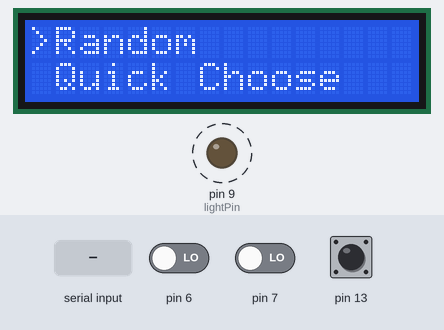
This sketch was run on a simulated Arduino Uno, built with avr-gcc and run on an emulated ATmega328P. Parts: 16×2 character LCD, output pins drawn as LEDs (lit = HIGH). Dashed ring = blinking. The test bench sets the inputs (shaded band); at power-on: pin 13 LOW, pin 6 LOW, pin 7 LOW. Random numbers use the default seed unless the sketch sets one; what the sketch prints to the serial monitor is not drawn.

Above: at 1.3 s.
1.4 s: "104\n" received over Serial
5.9 s: "200\n" received over Serial
7.4 s: pin 13 pulsed HIGH 2 times (0.12 s each, 0.3 s apart)
At 9.3 s:
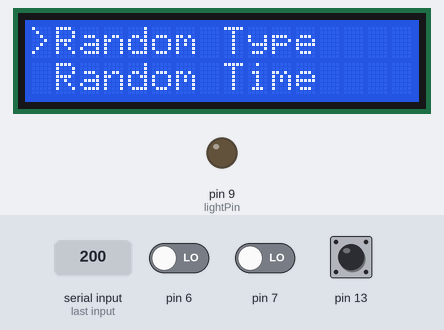
9.6 s: pin 13 pulsed HIGH 5 times (0.12 s each, 0.3 s apart)
At 10.6 s:
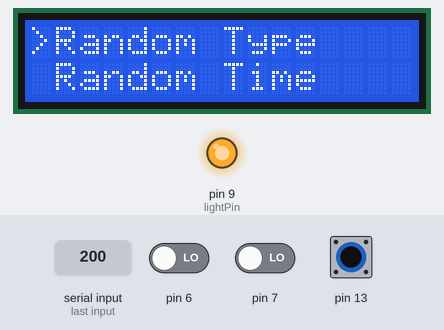
Timing chart, 0 to 14.0 s (numbered marks = the images above; inputs shaded):
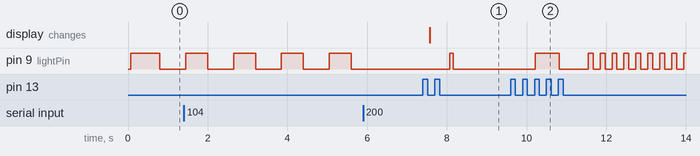

The sketch:

Lighthouse_2_3.ino
```cpp
//Definition File
//As all these need to be used everywhere they are defined here
#include "RotEncoder.h"
#include "SerialInput.h"
#include "i2CDisplay.h"

//Menu varibles (not using classes as that takes slightly more memory)
static int activeChoice = 0;
static int activeMenu = 0;

bool displayBackLight = true;
const char string0[] PROGMEM = "Random";
const char string1[] PROGMEM = "Quick Choose";
const char string2[] PROGMEM = "Settings";

const char string3[] PROGMEM = "Random Type";
const char string4[] PROGMEM = "Random Time";
const char string5[] PROGMEM = "Random Type and Time";
const char stringBack[] PROGMEM = "Tillbaka";

const char string6[] PROGMEM = "Fixed";
const char string7[] PROGMEM = "Flash";
const char string8[] PROGMEM = "Group Flash";
const char string9[] PROGMEM = "Quick";
const char string10[] PROGMEM = "Very Quick";
const char string11[] PROGMEM = "Continous Ultra Quick";
const char string12[] PROGMEM = "Long Flash";
const char string13[] PROGMEM = "Isophase";
const char string14[] PROGMEM = "Occulting";
const char string15[] PROGMEM = "Group Occulting";
const char string16[] PROGMEM = "Interupted Quick";
const char string17[] PROGMEM = "Fixed and Flash";

const char string18[] PROGMEM = "LED Night Mode";
const char string19[] PROGMEM = "Disp Night Mode";
const char string20[] PROGMEM = "Active Character";

const char *const title[] PROGMEM = {
  string0, string1, string2,
  string3, string4, string5, stringBack,
  string6, string7, string8, string9, string10, string11, string12, string13, string14, string15, string16, string17, stringBack,
  string18, string19, string20, stringBack
};

PROGMEM const int type[] = {  //OpenMenu = 0, ActivateFunction = 1, ActivateLight = 2
  0, 0, 0,
  1, 1, 1, 0,
  2, 2, 2, 2, 2, 2, 2, 2, 2, 2, 2, 2, 0,
  1, 1, 1, 0
};

PROGMEM const int target[] = {
  1, 2, 3,
  0, 1, 2, 0,
  0, 1, 2, 3, 4, 5, 6, 7, 8, 9, 10, 11, 0,
  3, 4, 5, 0
};
PROGMEM const int menuLength[] = {
  3, 4, 13, 4
};

//Normal Varibles
int activeCharacter = 1; //The LightCharacter is currently running
int lightPin = 9;  //The Pin slot for the Led lamp
float timeOffset;   //Time since last loop started
float frameTime;    //How many millis in the frame
float prevFrame;    //To only add time since last frame on timeOffset

int maxLight = 255; //Used as night mode need to lower this value

float currentLightValue = 0;  //The value that is displayed on the lamp
float lastCurrentLightValue = 0; //Only send new value if value has changed
float fixedLightValue = 0;     //The value that will not be inverted and alike (There should never be a need to invert back and forth)
```

RotEncoder.cpp
```cpp
#include "RotEncoder.h"
#include "Arduino.h"
int rotAPin;
int rotBPin;
int rotButton;

int lastA;
int lastB;
int rotatingTowards; //A = -1 B = 1

int lastButton;

void SetupRot(int pinA, int pinB, int pinButton)
{
  rotAPin = pinA;
  rotBPin = pinB;
  rotButton = pinButton;
  //Define Pins here and not on declaration as by spliting it to .h and .cpp its a library so should not be defined at decleration
	pinMode(rotAPin, INPUT);
	pinMode(rotBPin, INPUT);
  pinMode(rotButton, INPUT);
}

int CheckRot() {
	int a = digitalRead(rotAPin);
	int b = digitalRead(rotBPin);
  int answer = 0;
	if((a!= lastA || b != lastB)) //There is any change at all
	{
    	if(a == 0 && b == 0)  //Actully send rotate signal only if rotation was not only started but also continued
    	{
    		if(rotatingTowards == -1)
        {
				    answer = -1;
        }
        if(rotatingTowards == 1)
        {
        	answer = 1;
        }
    	}
    	else if(a == 0 && !(lastA == 0 || lastB == 0))  //Began Rotating towards A / Left
    	{
    		rotatingTowards = -1;
    	}
    	else if(b == 0 && !(lastA == 0 || lastB == 0))  //Began Rotating towards B / Right
    	{
    		rotatingTowards = 1;
    	}
    	if(a == 1 && b == 1)
    	{
    		rotatingTowards = 0;
    	}
	}
  lastA = a;
  lastB = b;
  return(answer);
}
bool CheckRotButton() //Checks if the button function of the rotational encoder works
{
  int button = digitalRead(rotButton);
  if(button == LOW && lastButton == HIGH)
  {
    lastButton = button;
    return(true);
  }
  lastButton = button;
  return(false);
}
```

RotEncoder.h
```cpp
//Decleration for Rotational encoder Encoder
#ifndef _ROTENCODER_H    // Put these two lines at the top of your file.
#define _ROTENCODER_H    // (Use a suitable name, usually based on the file name.)//Define Pins for rotation encoder
#include "Arduino.h"

void SetupRot(int pinA, int pinB, int pinButton);
int CheckRot();
bool CheckRotButton();
#endif
```

SerialInput.cpp
```cpp
#include "SerialInput.h"
#include "Arduino.h"
int activeReciveRefrence = 10;

int SerialInput()
{
  if (Serial.available() > 0)
  {
    int recivedMsg = Serial.read();
    if(activeReciveRefrence != 10)  //10 is a line feed so should never be used normally
    {
      if(activeReciveRefrence == 48 && recivedMsg >= 48 && recivedMsg <= 57)  //Starts with 0
      {
        activeReciveRefrence = 10;
        return(recivedMsg - 48);  //To remove from the value sent over Serial to use
      }
      else if(activeReciveRefrence == 49 && recivedMsg >= 48 && recivedMsg <= 50)  //Starts with 1
      {
        activeReciveRefrence = 10;
        return(recivedMsg - 38);  //To remove from the value sent over Serial
      }
      activeReciveRefrence = recivedMsg;
      return(-1);
    }
    if(recivedMsg == 104 || recivedMsg == 72) //is h || H
    {   //A help menu what you can send over Serial
      Serial.println("00 = Fixed");
      Serial.println("01 = Flash");
      Serial.println("02 = Group Flash");
      Serial.println("03 = Quick");
      Serial.println("04 = Very Quick");
      Serial.println("05 = Continous ultra quick");
      Serial.println("06 = Long Flash");
      Serial.println("07 = Isophase");
      Serial.println("08 = Occulting");
      Serial.println("09 = Group Occulting (May not be working correctly)");
      Serial.println("10 = Interupted Quick (May not be working correctly)");
      Serial.println("11 = Fixed and Flash");
      recivedMsg = 10;
    }
    activeReciveRefrence = recivedMsg;
  }
  return(-1);
}
```

SerialInput.h
```cpp
#ifndef _SERIALINPUT_H    // Put these two lines at the top of your file.
#define _SERIALINPUT_H    // (Use a suitable name, usually based on the file name.)//Define Pins for rotation encoder
#include "Arduino.h"

int SerialInput();
#endif
```

a_LightCharacter.ino
```cpp
class LightCharacter
{
	private:
	  int totalTime;
	  int onTime;
	  bool occulting;
	  float rampTime;
	  float rampPerMilli;
	  int minLight;
    int loopTime;
    int loopAmmount;

	public:
	  String characterName;  //The name of this lightCharacter  (For interface)
	  LightCharacter(String characterName, int totalTime, int onTime, float rampTime);
	  LightCharacter(String characterName, int totalTime, int onTime, float rampTime, bool occulting, int minLight);
    LightCharacter(String characterName, int totalTime, int onTime, float rampTime, bool occulting, int loopTime, int loopAmmount);
	  void Update();
    float LoopControl();
};

LightCharacter::LightCharacter(String characterName, int totalTime, int onTime,float rampTime)  //Declare Simple
{
	this->characterName = characterName;
	this->totalTime = totalTime;
	this->onTime = onTime;
	this->rampTime = rampTime;
	occulting = false;
	minLight = 0;
	rampPerMilli = (maxLight-minLight)/rampTime;

  loopTime = totalTime;
  loopAmmount = 1;
}

LightCharacter::LightCharacter(String characterName, int totalTime, int onTime, float rampTime, bool occulting, int minLight)  //Declare with choice of inverted
{
	this->characterName = characterName;
	this->totalTime = totalTime;
	this->onTime = onTime;
	this->minLight = minLight;
	this->rampTime = rampTime;
	this->occulting = occulting;
	rampPerMilli = (maxLight-minLight)/rampTime;

  loopTime = totalTime;
  loopAmmount = 1;
}

LightCharacter::LightCharacter(String characterName, int totalTime, int onTime, float rampTime, bool occulting, int loopTime, int loopAmmount) //Declare with choice of grouped
{ //Creates instance with correct values
	this->characterName = characterName;
  this->totalTime = totalTime;
  this->onTime = onTime;
  this->rampTime = rampTime;
  this->occulting = occulting;
  rampPerMilli = (maxLight-minLight)/rampTime;

  //Unique for Grouped
	this->loopTime = loopTime;
	this->loopAmmount = loopAmmount;
}

void LightCharacter::Update() //Change the light every frame to do anything at all
{
  if(timeOffset >= totalTime)
  {
    timeOffset -= totalTime;
  }
  fixedLightValue = LoopControl();
  fixedLightValue = constrain(fixedLightValue, minLight, maxLight);
  currentLightValue = fixedLightValue;
  if(occulting)
  {
    currentLightValue = maxLight - fixedLightValue;
  }
  if(currentLightValue != lastCurrentLightValue)
  {
    analogWrite(lightPin, currentLightValue);
  }
  lastCurrentLightValue = currentLightValue;
}
float LightCharacter::LoopControl() //Return what value the light should have now based on where in the loops it is
{
  float tempLightValue = fixedLightValue;
  for(int i = 0; i < loopAmmount; i++)
  {
    if(timeOffset >= loopTime * i && timeOffset <= loopTime * i + onTime)
    { //If inside the onTime of a loop
      if(timeOffset <= loopTime * i + rampTime)
      { //Ramp up the light level
        tempLightValue += rampPerMilli * frameTime;
      }
      else if(timeOffset >= loopTime * i + onTime - rampTime)
      { //Ramp up the light level
        tempLightValue -= rampPerMilli * frameTime;
      }
      else
      {
        return 255;
      }
      return tempLightValue;
    }
  }
  tempLightValue = 0; //If not in onTime
  return tempLightValue;
}
LightCharacter characters[] =
{
  LightCharacter("Fixed",                 1,      1,      0, true, 0),
  LightCharacter("Flash",                 3000,   800,    100),
  LightCharacter("Group Flash",           8000,   900,    100, false, 2000, 2),
  LightCharacter("Quick",                 1200,   600,    75),
  LightCharacter("Very Quick",            800,    400,    50),
  LightCharacter("Continous ultra quick", 300,    150,    25),
  LightCharacter("Long Flash",            8000,   2500,   150),
  LightCharacter("Isophase",              10000,  5000,   175),
  LightCharacter("Occulting",             6000,   1400,   100, true,  0),
  LightCharacter("Group Occulting",       8000,   1400,   100, true,  3000, 2),
  LightCharacter("Interupted Quick",      12000,  600,    50, false, 1200, 7),
  LightCharacter("Fixed And Flash",       3000,   800,    100, false, 10),
};
```

b_MenuControl.ino
```cpp
//Menu varibles (not using classes as that takes slightly more memory)
void MenuChangeOption(int changeValue)  //Changes the active choice of option in a menu
{
  activeChoice += changeValue;
  activeChoice = constrain(activeChoice, 0, pgm_read_word_near(&menuLength[activeMenu]) - 1);
  MenuDisplay();
}
int GetRealActiveChoice() //As the activeChoice is relative to the active Menu this get the real index that shoulb be used in the array to get values
{
  int tempActiveChoice = activeChoice;
  for(int i = 0; i < activeMenu; i++)
  {
    tempActiveChoice += pgm_read_word_near(&menuLength[i]);
  }
  //Serial.print("Menu Length: ");
  //Serial.println(pgm_read_word_near(&menuLength[activeMenu]));
  return tempActiveChoice;
}

void MenuActivateOption() //Activate a specific Option to do what its role is
{
  //Serial.println("------------------------------------------");
  int realActiveChoice = GetRealActiveChoice();
  int tempType = pgm_read_word_near(&type[realActiveChoice]);
  int tempTarget = pgm_read_word_near(&target[realActiveChoice]);
  if(tempType == 0) //Active choice type is open Menu
  {
    activeChoice = 0;
    activeMenu = tempTarget;
    MenuDisplay();
    return;
  }
  else if(tempType == 1) //Active choice type is activate Function
  {
    if(tempTarget == 0)//Random Type
    {
      activeCharacter = random(0, 12);
    }
    else if(tempTarget == 1)//Random Time of active Type
    {
      Serial.println("random time");
    }
    else if(tempTarget == 2)//Random Time and Type
    {
      Serial.println("random both");
    }
    else if(tempTarget == 3)//LED Night Mode
    {
     if(maxLight == 255)
     {
      maxLight = 100;
     }
     else
     {
      maxLight = 255;
     }
    }
    else if(tempTarget == 4)//Display Night Mode
    {
      if(displayBackLight == true)
     {
      displayBackLight = false;
      SetBacklight(false);
     }
     else
     {
      displayBackLight = true;
      SetBacklight(true);
     }
    }
    else if(tempTarget == 5)//Show active character
    {
      Serial.println(activeCharacter);
      displayPrintln(15, 1, String(activeCharacter));
    }
    return;
  }
  else if(tempType == 2) //Active choice type is open Menu
  {
    timeOffset = 0;
    activeCharacter = pgm_read_word_near(&target[realActiveChoice]);
    return;
  }
  Serial.println("Error : No recognized type");
}
void MenuDisplay()  //Show menu content the I2C Display
{
  int realActiveChoice = GetRealActiveChoice();
  if(pgm_read_word_near(&menuLength[activeMenu]) > activeChoice + 1)
  {
    displayPrintBoth(1, 1, (__FlashStringHelper *)pgm_read_word(&title[realActiveChoice]), (__FlashStringHelper *)pgm_read_word(&title[realActiveChoice + 1]));
    displayPrintln(0, 0, ">");
  }
  else
  {
    displayPrintBoth(1, 1, (__FlashStringHelper *)pgm_read_word(&title[realActiveChoice - 1]), (__FlashStringHelper *)pgm_read_word(&title[realActiveChoice]));
    displayPrintln(0, 1, ">");
  }
}
```

c_MainLightHouse.ino
```cpp
void setup()  //Setup the Arduino to work correctly and display initial values
{
	Serial.begin(9600);
	pinMode(lightPin, OUTPUT);	//Sets up the pin for the led
  SetupRot(6, 7, 13);
  SetupDisplay();
  analogWrite(lightPin, 255);
  MenuDisplay();
}

void loop() //What to do every time the program updates (As fast as it can)
{
  RotToLightOS();
	SerialToLightOS();
  UpdateTime();
  characters[activeCharacter].Update();
}
void RotToLightOS() //Takes the input from the rotational encoder and does changes in the lightOS
{
  int x = CheckRot();
  if(x == -1)
  {
    MenuChangeOption(-1);
  }
  if(x == 1)
  {
    MenuChangeOption(1);
  }
  if(CheckRotButton() == true)
  {
    MenuActivateOption();
    delay(500); //remove, but now makes buttons not dubble click
  }
}
void SerialToLightOS()  //Takes input from the serial connection to affect the OS
{
  int serialValue = SerialInput();
  if(serialValue != -1)
  {
    timeOffset = 0;
    activeCharacter = serialValue;  //Remove when Serial is improved
    //Do more stuff here
    Serial.println(activeCharacter);
  }
}

float UpdateTime()	//To calculate when what should happen a few diffrent time stamps are necesasy
{
	unsigned long realMillis = millis();
	timeOffset += realMillis - prevFrame;
	frameTime = realMillis - prevFrame;
	prevFrame = realMillis;
  return frameTime;
}

//När en loop är klar blir timeOffset 0 igen
//När en ny LightCharacter vals blir timeOffset 0 igen

//Ifall timeOffset är ett värde så ska lampan vara ett visst ljus
//Basiclly så ska det finnas en curve där var timeOffset än är ska det finnas en ljusnivå den ska vara
//När loopen når slutet på yttre loopen(ifall den inte är 0 isåfall den innre) så blir timeOffset 0 igen och den börjar om

//ALLT MÅSTE VARA EXTREMT SNABBT OM KNAPPEN SKA FUNKA
//INTE UPPDATERA NÅGOT I ONÖDAN
```

i2CDisplay.cpp
```cpp
#include "i2CDisplay.h"
#include "Arduino.h"
#include <Wire.h>
#include <LiquidCrystal_I2C.h>

static LiquidCrystal_I2C lcd(0x27, 16, 2);

void SetupDisplay()
{
  // initialize the LCD
  lcd.begin();

  // Turn on the blacklight and print a message.
  SetBacklight(true);
  Serial.println("LCD Startup complete");
}

void displayPrintln(int posX, int posY, String in)
{
  lcd.setCursor(posX,posY);
  lcd.print(in);
}

void displayPrintBoth(int aOffset, int bOffset, String aString, String bString)
{
  lcd.clear();
  lcd.setCursor(aOffset, 0);
  lcd.print(aString + "                ");
  lcd.setCursor(bOffset,1);
  lcd.print(bString + "                ");
}
void SetBacklight(bool toggle)
{
  lcd.setBacklight(toggle);
}
```

i2CDisplay.h
```cpp
//Decleration for Rotational encoder Encoder
#ifndef _I2CDISPLAY_H    // Put these two lines at the top of your file.
#define _I2CDISPLAY_H    // (Use a suitable name, usually based on the file name.)//Define Pins for rotation encoder
#include "Arduino.h"

void SetupDisplay();
void displayPrintln(int posX, int posY, String in);
void displayPrintBoth(int aOffset, int bOffset, String aString, String bString);
void SetBacklight(bool toggle);
#endif
```

Measured:
- after the input at 5.9 s, every drawn part: stays the same
- after the input at 7.4 s, pin 9 (lightPin): LOW → HIGH after 0.68 s, → LOW 0.09 s later; the display: changes after 0.18 s (image 1)
- after the input at 9.6 s, pin 9 (lightPin): goes HIGH 0.60 s, LOW 0.72 s, 8 × (HIGH 0.12 s, LOW 0.18 s), then HIGH, starting after 0.62 s
- by itself, pin 9 (lightPin): alternates HIGH for 0.55 s and LOW for 0.65 s
